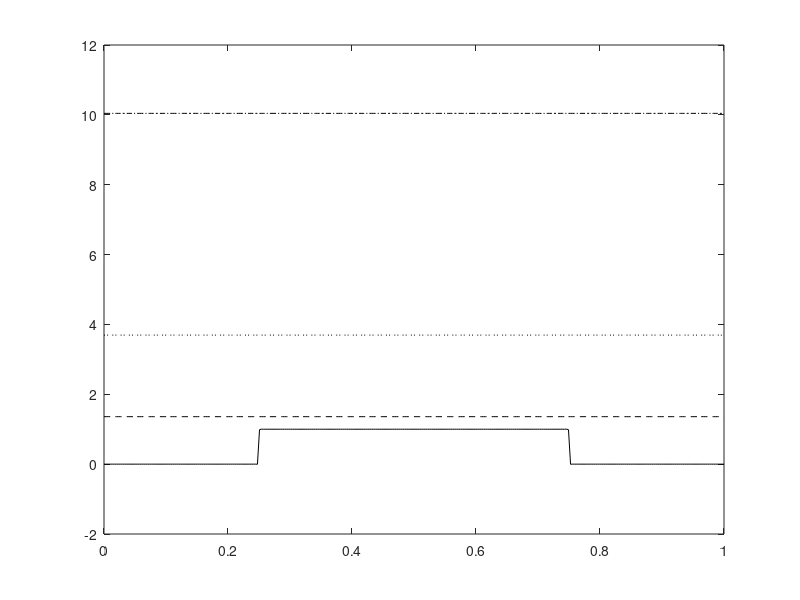

Write MATLAB code to recreate this figure. (Note: this script raises an error after producing the figure.)
% Set values for plotting
xs = linspace(0, 1, 300);
ts = [0, 1, 2, 3];
max_n = 6900;

% Damping terms
as = [-1, 0, 1];

% Initial condition Fourier coefficients
c0 = 1/2;
c = @(n) 2/(n*pi)*(sin(3*n*pi/4) - sin(n*pi/4));
d = @(n) -2/(n*pi)*(cos(3*n*pi/4) - cos(n*pi/4));

% Eigenfunctions
gamma = @(n, x) cos(n*pi*x);
psi = @(n, x) sin(n*pi*x);

% Eigenvalue
lambda = @(n, a) a + n^2*pi^2;

%% 1 (a)

% Fourier sine series terms
n_term = @(x, t, n, a) c(n)*exp(-lambda(n, a)*t)*gamma(n, x);

% Fourier series values for different damping terms
for a = as
  % Fourier series values for different t
  fs = zeros(length(ts), length(xs));
  row = 1;

  for t = ts
    f = c0 * exp(-lambda(0, a) * t);

    for n = 1:max_n
      f = f + n_term(xs, t, n, a);
    end

    fs(row, :) = f;
    row = row + 1;
  end

  % Plotting the computed series
  figure();
  plot( ...
    xs, fs(1, :), 'k', ...
    xs, fs(2, :), 'k--', xs, ...
    fs(3, :), 'k:', ...
    xs, fs(4, :), 'k-.' ...
  );

  legend(strcat('u(x, ', string(ts), ')'));
  title(strcat('1(a) with \alpha=', string(a), ' (n=', string(max_n), ')'));
end

%% 1 (b)

% Fourier sine series terms
n_term = @(x, t, n, a) exp(-lambda(n, a)*t)*(c(n)*gamma(n, x)+d(n)*psi(n, x));

% Fourier series values for different damping terms
for a = as
  % Fourier series values for different t
  fs = zeros(length(ts), length(xs));
  row = 1;

  for t = ts
    f = c0 * exp(-lambda(0, a) * t);

    for n = 1:max_n
      f = f + n_term(xs, t, n, a);
    end

    fs(row, :) = f;
    row = row + 1;
  end

  % Plotting the computed series
  figure();
  plot( ...
    xs, fs(1, :), 'k', ...
    xs, fs(2, :), 'k--', xs, ...
    fs(3, :), 'k:', ...
    xs, fs(4, :), 'k-.' ...
  );

  legend(strcat('u(x, ', string(ts), ')'));
  title(strcat('1(b) with \alpha=', string(a), ' (n=', string(max_n), ')'));
end
